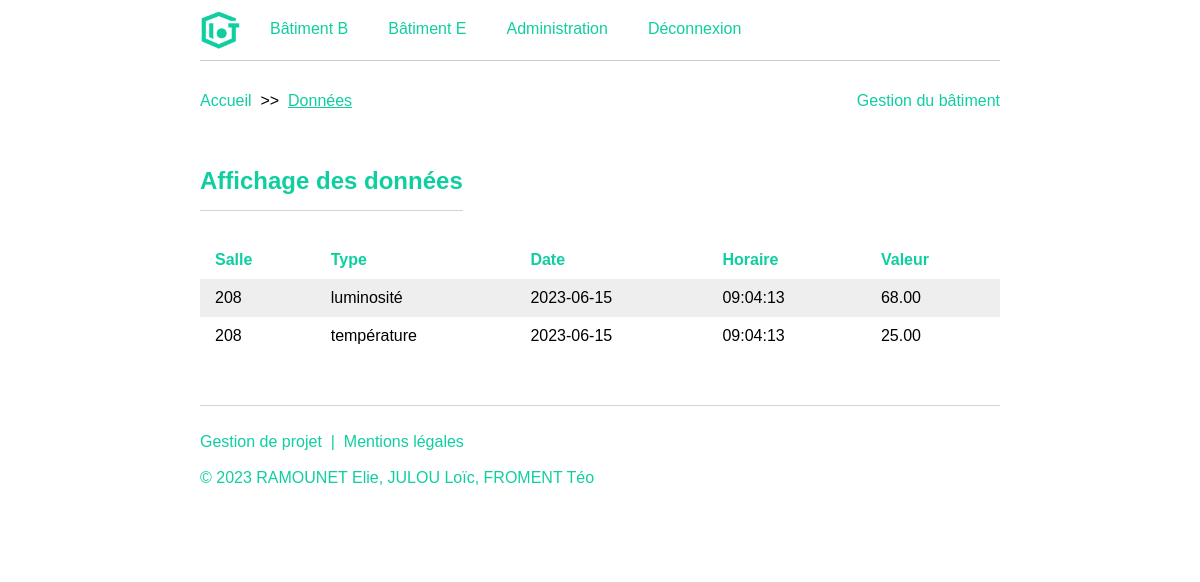
The page /site/sensors.php?b=2 (signed in) on the database its author committed.
### tables this page shows
CREATE TABLE `Batiment` (
  `id_bat` tinyint(4) NOT NULL,
  `nom_bat` varchar(1) NOT NULL,
  `login_gest` varchar(25) NOT NULL,
  `password_gest` varchar(64) NOT NULL
);

CREATE TABLE `Mesure` (
  `id_mes` mediumint(9) NOT NULL,
  `id_capt` tinyint(4) NOT NULL,
  `date_mes` date NOT NULL,
  `horaire_mes` time NOT NULL,
  `valeur_mes` decimal(8,2) NOT NULL
);

CREATE TABLE `Capteur` (
  `id_capt` tinyint(4) NOT NULL,
  `id_bat` tinyint(4) NOT NULL,
  `nom_capt` varchar(25) NOT NULL
);

### site/sensors.php (the view, shortened to what this page needs)
<?php
	require('inc/db.php');
	require('inc/functions.php');
	$buildings_query = mysqli_query($db, 'SELECT id_bat, nom_bat FROM Batiment');
	$buildings = mysqli_fetch_all($buildings_query);
  html_header(
    'SAE 23 - Affichage des données',
    'Affichage des données de capteurs d\'un bâtiment'
  );
  html_nav($buildings);
?>
<p>
  <a href="index.php" title="Retour à l'accueil">Accueil</a> &nbsp;>>&nbsp;
  <a href="#" title="Données">Données</a>
  <a class="management-link" href="management.php">Gestion du bâtiment</a></p>
<h2 class='title'>Affichage des données</h2>
<main>
  <div class='table-responsive'>
    <table>
      <tr>
        <th>Salle</th><th>Type</th><th>Date</th><th>Horaire</th><th>Valeur</th>
      </tr>
    <?php
      $data = mysqli_query(
        $db,
        'SELECT m.id_mes, m.id_capt, c.nom_capt, m.date_mes, m.horaire_mes, m.valeur_mes
        FROM Mesure m
        JOIN (
            SELECT id_capt, MAX(id_mes) AS max_id_mes
            FROM Mesure
            GROUP BY id_capt
        ) last_measurement ON m.id_capt = last_measurement.id_capt AND m.id_mes = last_measurement.max_id_mes
        JOIN Capteur c ON m.id_capt = c.id_capt
        WHERE c.id_bat = ' . $_SESSION['b']);
      while ($ligne = mysqli_fetch_assoc($data))
      {
        ?>
        <tr>
          <td><?php echo substr($ligne['nom_capt'], 1, 3) ?></td>
          <td><?php echo substr($ligne['nom_capt'], 5) ?></td>
          <td><?php echo $ligne['date_mes'] ?></td>
          <td><?php echo $ligne['horaire_mes'] ?></td>
          <td><?php echo $ligne['valeur_mes'] ?></td>
        </tr>
        <?php
      }
    ?>
    </table>
  </div>
</main>
<?php
html_footer();
?>

### site/inc/functions.php (shortened to what this page needs)
<?php
	function html_header($title, $description) {
		echo "<!DOCTYPE html>
		<html>
		<head>
			<meta charset='utf-8'>
			<meta name='viewport' content='width=device-width, initial-scale=1'>
			<meta name='description' content=\"$description\">
			<meta name='author' content='RAMOUNET Elie, JULOU Loïc, FROMENT Téo'>
			<link type='text/css' rel='stylesheet' href='css/style.css'>
			<title>$title</title>
		</head>
		<body>";
	}
	function html_nav($buildings) {
		$nav = '<nav>
		<img alt="Logo d\'IoT" src="./img/logo.png" class="logo">';
		foreach($buildings as $building)
			$nav = $nav . '<a href="sensors.php?b=' . $building[0] . '">Bâtiment ' . $building[1] . '</a>';
		$nav = $nav . '<a href="admin.php">Administration</a>';
		if (isset($_SESSION['connected']) && $_SESSION['connected'] === 1) {
			$nav = $nav . '<a href="logout.php">Déconnexion</a>';
		}
		echo $nav . '</nav>';
	}
	function html_footer() {
		echo "<footer>
		<p><a href='project.php'>Gestion de projet</a>&nbsp; | &nbsp;<a href='legal.php'>Mentions légales</a>
			<p>&copy; 2023 RAMOUNET Elie, JULOU Loïc, FROMENT Téo</p>
			</footer>
		</body>
		</html>";
	}
?>

### site/css/style.css (style rules this page uses)
:root { --black: #051923; --green: #0fcea0; }
* { font-family: sans-serif, arial; box-sizing: border-box; }
html { scroll-behavior: smooth; }
body { margin: 0 400px 0; }
h2 { margin: 40px 0 30px; color: var(--green); }
.title { border-bottom: 1px solid lightgray; padding-bottom: 15px; display: inline-block; }
footer { padding: 10px 0 50px; color: var(--green); border-top: 1px solid lightgray; margin-top: 50px; }
a { color: var(--green); text-decoration: none; }
nav { padding: 10px 0; border-bottom: 1px solid #ccc; margin-bottom: 30px; display: flex; position: sticky; top: 0; z-index: 9; background-color: white; }
.logo { width: 40px; margin-right: 20px; }
nav a { display: inline-block; padding: 10px; border-radius: 3px; margin-right: 20px; }
a[href='#'] { text-decoration: underline; }
table { width: 100%; border-collapse: collapse; }
.table-responsive { overflow: auto; }
tr:nth-of-type(even) { background-color: #eee; }
th { text-align: left; color: var(--green); }
th, td { padding: 10px 15px; }
.management-link { float:right }
p { line-height: 1.25; text-align: justify; }
@media all and (max-width: 1466px) { body { margin: 0 200px 0; } }

### rows shown on the page
batiment: nom_bat "B"
batiment: nom_bat "E"
mesure: id_capt.nom_capt "208", id_capt.nom_capt "luminosité", date_mes "2023-06-15", horaire_mes "09:04:13", valeur_mes "68.00"
mesure: id_capt.nom_capt "208", id_capt.nom_capt "température", date_mes "2023-06-15", horaire_mes "09:04:13", valeur_mes "25.00"
